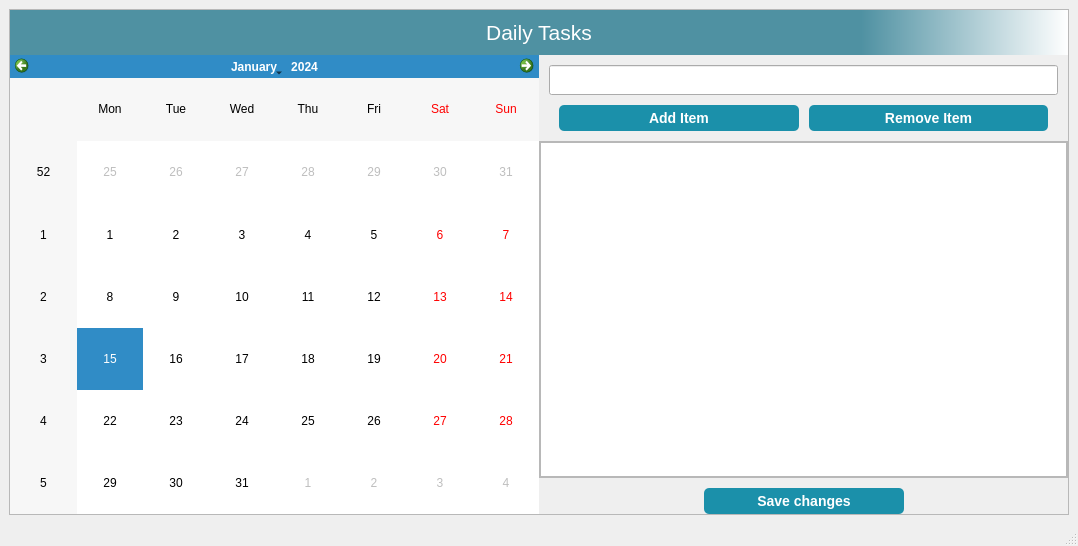
<?xml version="1.0" encoding="UTF-8"?>
<ui version="4.0">
 <class>MainWindow</class>
 <widget class="QMainWindow" name="MainWindow">
  <property name="geometry">
   <rect>
    <x>0</x>
    <y>0</y>
    <width>1078</width>
    <height>546</height>
   </rect>
  </property>
  <property name="windowTitle">
   <string>MainWindow</string>
  </property>
  <property name="windowIcon">
   <iconset>
    <normaloff>../Icons/icon.ico</normaloff>../Icons/icon.ico</iconset>
  </property>
  <property name="styleSheet">
   <string notr="true">QMainWindow{
color: rgb(222, 255, 253);
color: rgb(177, 218, 212);
}
QPushButton,QAction{
background-color:#1b90aa;
color:#fff;
font-size:14px;
font-weight:650;
border-radius:5px;
padding:5px 10px;

}
QPushButton:hover{
background-color:#1b90aa;
color:#fff 
}</string>
  </property>
  <widget class="QWidget" name="centralwidget">
   <layout class="QGridLayout" name="gridLayout">
    <item row="0" column="0">
     <widget class="QFrame" name="frame">
      <property name="frameShape">
       <enum>QFrame::StyledPanel</enum>
      </property>
      <property name="frameShadow">
       <enum>QFrame::Raised</enum>
      </property>
      <layout class="QGridLayout" name="gridLayout_2">
       <property name="leftMargin">
        <number>0</number>
       </property>
       <property name="topMargin">
        <number>0</number>
       </property>
       <property name="rightMargin">
        <number>0</number>
       </property>
       <property name="bottomMargin">
        <number>0</number>
       </property>
       <item row="0" column="0">
        <layout class="QVBoxLayout" name="verticalLayout">
         <property name="spacing">
          <number>0</number>
         </property>
         <item>
          <widget class="QLabel" name="label">
           <property name="maximumSize">
            <size>
             <width>10000</width>
             <height>50</height>
            </size>
           </property>
           <property name="font">
            <font>
             <family>MS Shell Dlg 2</family>
             <pointsize>16</pointsize>
             <weight>9</weight>
             <italic>false</italic>
             <bold>false</bold>
            </font>
           </property>
           <property name="styleSheet">
            <string notr="true">

background-color: qlineargradient(spread:pad, x1:0.801, y1:0, x2:1, y2:0, stop:0.0149254 rgba(79, 145, 162, 255), stop:1 rgba(255, 255, 255, 255));
color: rgb(255, 255, 255);
font: 75 16pt &quot;MS Shell Dlg 2&quot;;
padding:10px</string>
           </property>
           <property name="text">
            <string>Daily Tasks</string>
           </property>
           <property name="alignment">
            <set>Qt::AlignCenter</set>
           </property>
          </widget>
         </item>
         <item>
          <layout class="QHBoxLayout" name="horizontalLayout">
           <item>
            <layout class="QHBoxLayout" name="horizontalLayout_2">
             <item>
              <widget class="QCalendarWidget" name="calendarWidget">
               <property name="cursor">
                <cursorShape>PointingHandCursor</cursorShape>
               </property>
              </widget>
             </item>
             <item>
              <layout class="QVBoxLayout" name="verticalLayout_2">
               <item>
                <layout class="QVBoxLayout" name="verticalLayout_3">
                 <property name="leftMargin">
                  <number>10</number>
                 </property>
                 <property name="topMargin">
                  <number>10</number>
                 </property>
                 <property name="rightMargin">
                  <number>10</number>
                 </property>
                 <property name="bottomMargin">
                  <number>10</number>
                 </property>
                 <item>
                  <widget class="QLineEdit" name="lineEdit">
                   <property name="minimumSize">
                    <size>
                     <width>0</width>
                     <height>30</height>
                    </size>
                   </property>
                  </widget>
                 </item>
                 <item>
                  <layout class="QHBoxLayout" name="horizontalLayout_3">
                   <property name="spacing">
                    <number>10</number>
                   </property>
                   <property name="leftMargin">
                    <number>10</number>
                   </property>
                   <property name="topMargin">
                    <number>10</number>
                   </property>
                   <property name="rightMargin">
                    <number>10</number>
                   </property>
                   <item>
                    <widget class="QPushButton" name="add_item_button">
                     <property name="cursor">
                      <cursorShape>PointingHandCursor</cursorShape>
                     </property>
                     <property name="text">
                      <string>Add Item</string>
                     </property>
                    </widget>
                   </item>
                   <item>
                    <widget class="QPushButton" name="remove_item_button">
                     <property name="cursor">
                      <cursorShape>PointingHandCursor</cursorShape>
                     </property>
                     <property name="text">
                      <string>Remove Item</string>
                     </property>
                    </widget>
                   </item>
                  </layout>
                 </item>
                </layout>
               </item>
               <item>
                <widget class="QListWidget" name="listWidget">
                 <property name="styleSheet">
                  <string notr="true"/>
                 </property>
                 <property name="frameShape">
                  <enum>QFrame::Box</enum>
                 </property>
                 <property name="frameShadow">
                  <enum>QFrame::Raised</enum>
                 </property>
                 <property name="lineWidth">
                  <number>0</number>
                 </property>
                 <property name="midLineWidth">
                  <number>2</number>
                 </property>
                 <property name="editTriggers">
                  <set>QAbstractItemView::AllEditTriggers</set>
                 </property>
                 <property name="showDropIndicator" stdset="0">
                  <bool>false</bool>
                 </property>
                 <property name="movement">
                  <enum>QListView::Static</enum>
                 </property>
                 <property name="flow">
                  <enum>QListView::TopToBottom</enum>
                 </property>
                </widget>
               </item>
               <item>
                <layout class="QHBoxLayout" name="horizontalLayout_4">
                 <property name="topMargin">
                  <number>10</number>
                 </property>
                 <item>
                  <spacer name="horizontalSpacer">
                   <property name="orientation">
                    <enum>Qt::Horizontal</enum>
                   </property>
                   <property name="sizeHint" stdset="0">
                    <size>
                     <width>40</width>
                     <height>20</height>
                    </size>
                   </property>
                  </spacer>
                 </item>
                 <item>
                  <widget class="QPushButton" name="save_changes">
                   <property name="minimumSize">
                    <size>
                     <width>200</width>
                     <height>0</height>
                    </size>
                   </property>
                   <property name="cursor">
                    <cursorShape>PointingHandCursor</cursorShape>
                   </property>
                   <property name="text">
                    <string>Save changes</string>
                   </property>
                   <property name="icon">
                    <iconset>
                     <normaloff>../Icons/save.png</normaloff>../Icons/save.png</iconset>
                   </property>
                  </widget>
                 </item>
                 <item>
                  <spacer name="horizontalSpacer_2">
                   <property name="orientation">
                    <enum>Qt::Horizontal</enum>
                   </property>
                   <property name="sizeHint" stdset="0">
                    <size>
                     <width>40</width>
                     <height>20</height>
                    </size>
                   </property>
                  </spacer>
                 </item>
                </layout>
               </item>
              </layout>
             </item>
            </layout>
           </item>
          </layout>
         </item>
        </layout>
       </item>
      </layout>
     </widget>
    </item>
   </layout>
  </widget>
  <widget class="QMenuBar" name="menubar">
   <property name="geometry">
    <rect>
     <x>0</x>
     <y>0</y>
     <width>1078</width>
     <height>26</height>
    </rect>
   </property>
  </widget>
  <widget class="QStatusBar" name="statusbar"/>
 </widget>
 <resources/>
 <connections/>
</ui>
